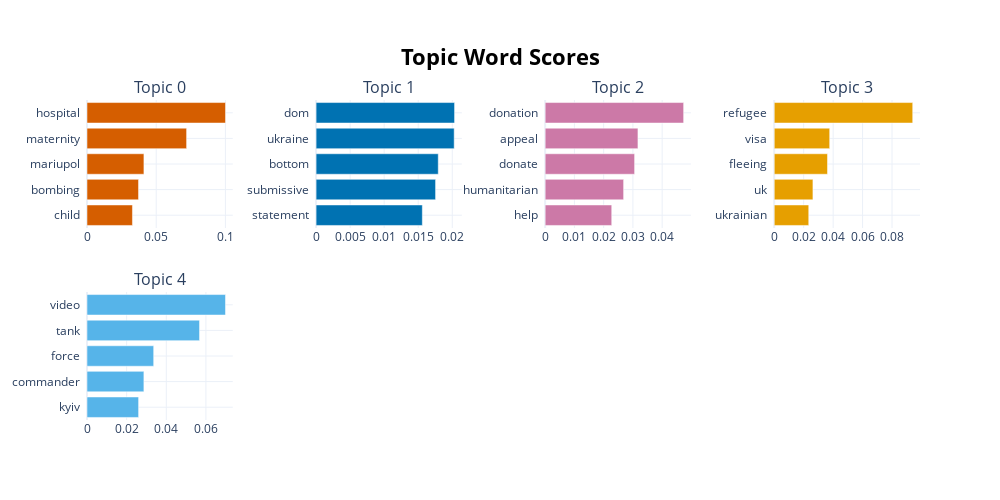

The cell this chart's notebook holds for it:
### Markdown cell above
### #Ukraine

### Code cell
topic_model_lm2.visualize_barchart(top_n_topics = 5)

### Figure 1 — Plotly figure (JSON) as saved in the notebook; plotly's stock layout.template omitted (floating-point values rounded to 4 significant figures)
{"data": [{"marker": {"color": "#D55E00"}, "orientation": "h", "type": "bar", "x": [0.03284, 0.03723, 0.04112, 0.07196, 0.1001], "xaxis": "x", "y": ["child  ", "bombing  ", "mariupol  ", "maternity  ", "hospital  "], "yaxis": "y"}, {"marker": {"color": "#0072B2"}, "orientation": "h", "type": "bar", "x": [0.01561, 0.01755, 0.01794, 0.02028, 0.02034], "xaxis": "x2", "y": ["statement  ", "submissive  ", "bottom  ", "ukraine  ", "dom  "], "yaxis": "y2"}, {"marker": {"color": "#CC79A7"}, "orientation": "h", "type": "bar", "x": [0.02276, 0.02682, 0.03058, 0.03172, 0.04735], "xaxis": "x3", "y": ["help  ", "humanitarian  ", "donate  ", "appeal  ", "donation  "], "yaxis": "y3"}, {"marker": {"color": "#E69F00"}, "orientation": "h", "type": "bar", "x": [0.02345, 0.02628, 0.03618, 0.03767, 0.09406], "xaxis": "x4", "y": ["ukrainian  ", "uk  ", "fleeing  ", "visa  ", "refugee  "], "yaxis": "y4"}, {"marker": {"color": "#56B4E9"}, "orientation": "h", "type": "bar", "x": [0.02603, 0.0287, 0.03364, 0.05677, 0.06987], "xaxis": "x5", "y": ["kyiv  ", "commander  ", "force  ", "tank  ", "video  "], "yaxis": "y5"}], "layout": {"annotations": [{"font": {"size": 16}, "showarrow": false, "text": "Topic 0", "x": 0.0875, "xanchor": "center", "xref": "paper", "y": 1, "yanchor": "bottom", "yref": "paper"}, {"font": {"size": 16}, "showarrow": false, "text": "Topic 1", "x": 0.3625, "xanchor": "center", "xref": "paper", "y": 1, "yanchor": "bottom", "yref": "paper"}, {"font": {"size": 16}, "showarrow": false, "text": "Topic 2", "x": 0.6375, "xanchor": "center", "xref": "paper", "y": 1, "yanchor": "bottom", "yref": "paper"}, {"font": {"size": 16}, "showarrow": false, "text": "Topic 3", "x": 0.9125, "xanchor": "center", "xref": "paper", "y": 1, "yanchor": "bottom", "yref": "paper"}, {"font": {"size": 16}, "showarrow": false, "text": "Topic 4", "x": 0.0875, "xanchor": "center", "xref": "paper", "y": 0.4, "yanchor": "bottom", "yref": "paper"}], "height": 500, "hoverlabel": {"bgcolor": "white", "font": {"family": "Rockwell", "size": 16}}, "showlegend": false, "title": {"font": {"color": "Black", "size": 22}, "text": "<b>Topic Word Scores", "x": 0.5, "xanchor": "center", "yanchor": "top"}, "width": 1000, "xaxis": {"anchor": "y", "domain": [0, 0.175], "showgrid": true}, "xaxis2": {"anchor": "y2", "domain": [0.275, 0.45], "showgrid": true}, "xaxis3": {"anchor": "y3", "domain": [0.55, 0.725], "showgrid": true}, "xaxis4": {"anchor": "y4", "domain": [0.825, 1], "showgrid": true}, "xaxis5": {"anchor": "y5", "domain": [0, 0.175], "showgrid": true}, "xaxis6": {"anchor": "y6", "domain": [0.275, 0.45], "showgrid": true}, "xaxis7": {"anchor": "y7", "domain": [0.55, 0.725], "showgrid": true}, "xaxis8": {"anchor": "y8", "domain": [0.825, 1], "showgrid": true}, "yaxis": {"anchor": "x", "domain": [0.6, 1], "showgrid": true}, "yaxis2": {"anchor": "x2", "domain": [0.6, 1], "showgrid": true}, "yaxis3": {"anchor": "x3", "domain": [0.6, 1], "showgrid": true}, "yaxis4": {"anchor": "x4", "domain": [0.6, 1], "showgrid": true}, "yaxis5": {"anchor": "x5", "domain": [0, 0.4], "showgrid": true}, "yaxis6": {"anchor": "x6", "domain": [0, 0.4], "showgrid": true}, "yaxis7": {"anchor": "x7", "domain": [0, 0.4], "showgrid": true}, "yaxis8": {"anchor": "x8", "domain": [0, 0.4], "showgrid": true}}}
